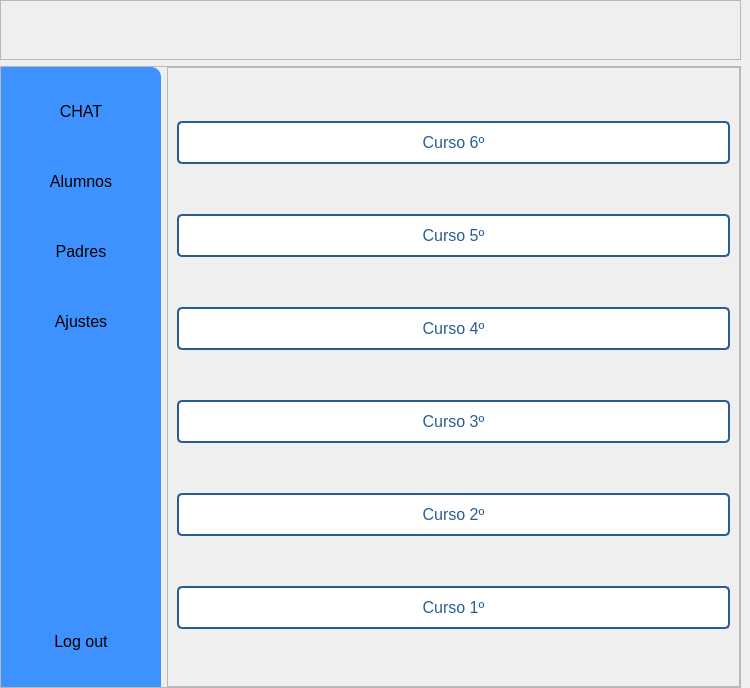
<?xml version="1.0" encoding="UTF-8"?>
<ui version="4.0">
 <class>MainWindow</class>
 <widget class="QMainWindow" name="MainWindow">
  <property name="geometry">
   <rect>
    <x>0</x>
    <y>0</y>
    <width>750</width>
    <height>688</height>
   </rect>
  </property>
  <property name="windowTitle">
   <string>Cursos</string>
  </property>
  <property name="windowIcon">
   <iconset resource="src/resources.qrc">
    <normaloff>:/logo/iconoProyecto.png</normaloff>:/logo/iconoProyecto.png</iconset>
  </property>
  <widget class="QWidget" name="centralwidget">
   <layout class="QVBoxLayout" name="verticalLayout_2">
    <property name="leftMargin">
     <number>0</number>
    </property>
    <property name="topMargin">
     <number>0</number>
    </property>
    <property name="bottomMargin">
     <number>0</number>
    </property>
    <item>
     <widget class="QFrame" name="frame_superior">
      <property name="minimumSize">
       <size>
        <width>0</width>
        <height>60</height>
       </size>
      </property>
      <property name="maximumSize">
       <size>
        <width>16777215</width>
        <height>60</height>
       </size>
      </property>
      <property name="frameShape">
       <enum>QFrame::StyledPanel</enum>
      </property>
      <property name="frameShadow">
       <enum>QFrame::Raised</enum>
      </property>
      <layout class="QHBoxLayout" name="horizontalLayout">
       <property name="bottomMargin">
        <number>0</number>
       </property>
       <item>
        <widget class="QLabel" name="label_logo">
         <property name="maximumSize">
          <size>
           <width>120</width>
           <height>150</height>
          </size>
         </property>
         <property name="text">
          <string/>
         </property>
         <property name="pixmap">
          <pixmap resource="src/resources.qrc">:/logo/logoProyecto.png</pixmap>
         </property>
         <property name="scaledContents">
          <bool>true</bool>
         </property>
         <property name="alignment">
          <set>Qt::AlignCenter</set>
         </property>
        </widget>
       </item>
      </layout>
     </widget>
    </item>
    <item>
     <widget class="QFrame" name="frame_inferior">
      <property name="font">
       <font>
        <kerning>true</kerning>
       </font>
      </property>
      <property name="frameShape">
       <enum>QFrame::StyledPanel</enum>
      </property>
      <property name="frameShadow">
       <enum>QFrame::Raised</enum>
      </property>
      <layout class="QHBoxLayout" name="horizontalLayout_2">
       <property name="leftMargin">
        <number>0</number>
       </property>
       <property name="topMargin">
        <number>0</number>
       </property>
       <property name="rightMargin">
        <number>0</number>
       </property>
       <property name="bottomMargin">
        <number>0</number>
       </property>
       <item>
        <widget class="QFrame" name="frame">
         <property name="minimumSize">
          <size>
           <width>160</width>
           <height>0</height>
          </size>
         </property>
         <property name="maximumSize">
          <size>
           <width>160</width>
           <height>16777215</height>
          </size>
         </property>
         <property name="styleSheet">
          <string notr="true">background-color:rgb(62, 146, 255);
border-top-right-radius: 10px;</string>
         </property>
         <property name="frameShape">
          <enum>QFrame::StyledPanel</enum>
         </property>
         <property name="frameShadow">
          <enum>QFrame::Raised</enum>
         </property>
         <layout class="QVBoxLayout" name="verticalLayout_3">
          <property name="leftMargin">
           <number>0</number>
          </property>
          <property name="topMargin">
           <number>0</number>
          </property>
          <property name="rightMargin">
           <number>0</number>
          </property>
          <property name="bottomMargin">
           <number>0</number>
          </property>
          <item>
           <widget class="QPushButton" name="btn_chat">
            <property name="font">
             <font>
              <pointsize>12</pointsize>
             </font>
            </property>
            <property name="cursor">
             <cursorShape>PointingHandCursor</cursorShape>
            </property>
            <property name="styleSheet">
             <string notr="true">QPushButton{
border: none;
background-color: transparent;
padding: 10px;
border-radius: 5px;
}
QPushButton:hover{
background-color: rgb(60, 79, 255);
text-decoration: underline;
}</string>
            </property>
            <property name="text">
             <string>CHAT</string>
            </property>
            <property name="icon">
             <iconset resource="src/resources.qrc">
              <normaloff>:/iconosLaterales/chat.png</normaloff>:/iconosLaterales/chat.png</iconset>
            </property>
            <property name="iconSize">
             <size>
              <width>32</width>
              <height>32</height>
             </size>
            </property>
           </widget>
          </item>
          <item>
           <widget class="QPushButton" name="btn_alumnos">
            <property name="font">
             <font>
              <pointsize>12</pointsize>
             </font>
            </property>
            <property name="cursor">
             <cursorShape>PointingHandCursor</cursorShape>
            </property>
            <property name="styleSheet">
             <string notr="true">QPushButton{
border: none;
background-color: transparent;
padding: 10px;
border-radius: 5px;
}
QPushButton:hover{
background-color: rgb(60, 79, 255);
text-decoration: underline;
}</string>
            </property>
            <property name="text">
             <string>Alumnos</string>
            </property>
            <property name="icon">
             <iconset resource="src/resources.qrc">
              <normaloff>:/iconosLaterales/estudiante-icono-png.png</normaloff>:/iconosLaterales/estudiante-icono-png.png</iconset>
            </property>
            <property name="iconSize">
             <size>
              <width>20</width>
              <height>32</height>
             </size>
            </property>
           </widget>
          </item>
          <item>
           <widget class="QPushButton" name="btn_padres">
            <property name="font">
             <font>
              <pointsize>12</pointsize>
             </font>
            </property>
            <property name="cursor">
             <cursorShape>PointingHandCursor</cursorShape>
            </property>
            <property name="styleSheet">
             <string notr="true">QPushButton{
border: none;
background-color: transparent;
padding: 10px;
border-radius: 5px;
}
QPushButton:hover{
background-color: rgb(60, 79, 255);
text-decoration: underline;}</string>
            </property>
            <property name="text">
             <string>Padres</string>
            </property>
            <property name="icon">
             <iconset resource="src/resources.qrc">
              <normaloff>:/iconosLaterales/padres.png</normaloff>:/iconosLaterales/padres.png</iconset>
            </property>
            <property name="iconSize">
             <size>
              <width>32</width>
              <height>32</height>
             </size>
            </property>
           </widget>
          </item>
          <item>
           <widget class="QPushButton" name="btn_ajustes">
            <property name="font">
             <font>
              <pointsize>12</pointsize>
             </font>
            </property>
            <property name="cursor">
             <cursorShape>PointingHandCursor</cursorShape>
            </property>
            <property name="styleSheet">
             <string notr="true">QPushButton{
border: none;
background-color: transparent;
padding: 10px;
border-radius: 5px;
}
QPushButton:hover{
background-color: rgb(60, 79, 255);
text-decoration: underline;}</string>
            </property>
            <property name="text">
             <string>Ajustes</string>
            </property>
            <property name="icon">
             <iconset resource="src/resources.qrc">
              <normaloff>:/iconosLaterales/ajustes.png</normaloff>:/iconosLaterales/ajustes.png</iconset>
            </property>
            <property name="iconSize">
             <size>
              <width>32</width>
              <height>32</height>
             </size>
            </property>
           </widget>
          </item>
          <item>
           <spacer name="verticalSpacer">
            <property name="orientation">
             <enum>Qt::Vertical</enum>
            </property>
            <property name="sizeType">
             <enum>QSizePolicy::Fixed</enum>
            </property>
            <property name="sizeHint" stdset="0">
             <size>
              <width>20</width>
              <height>250</height>
             </size>
            </property>
           </spacer>
          </item>
          <item>
           <widget class="QPushButton" name="btn_logout">
            <property name="font">
             <font>
              <pointsize>12</pointsize>
             </font>
            </property>
            <property name="cursor">
             <cursorShape>PointingHandCursor</cursorShape>
            </property>
            <property name="styleSheet">
             <string notr="true">QPushButton{
border: none;
background-color: transparent;
padding: 10px;
border-radius: 5px;
}
QPushButton:hover{
background-color: rgb(60, 79, 255);
text-decoration: underline;
}</string>
            </property>
            <property name="text">
             <string>Log out</string>
            </property>
            <property name="icon">
             <iconset resource="src/resources.qrc">
              <normaloff>:/iconosLaterales/cierre.png</normaloff>:/iconosLaterales/cierre.png</iconset>
            </property>
            <property name="iconSize">
             <size>
              <width>25</width>
              <height>25</height>
             </size>
            </property>
           </widget>
          </item>
         </layout>
        </widget>
       </item>
       <item>
        <widget class="QFrame" name="frame_2">
         <property name="frameShape">
          <enum>QFrame::StyledPanel</enum>
         </property>
         <property name="frameShadow">
          <enum>QFrame::Raised</enum>
         </property>
         <layout class="QVBoxLayout" name="verticalLayout_4">
          <item>
           <widget class="QPushButton" name="btn_sexto">
            <property name="maximumSize">
             <size>
              <width>1570</width>
              <height>16777215</height>
             </size>
            </property>
            <property name="cursor">
             <cursorShape>PointingHandCursor</cursorShape>
            </property>
            <property name="styleSheet">
             <string notr="true">QPushButton{
background-color: #ffffff;
color: #2a5c94;
padding: 10px 20px;
border: 2px solid #2a5c94;
border-radius: 5px;
box-shadow: 0px 4px 8px rgba(0, 0, 0, 0.1);
cursor: pointer;
font-size: 16px;
transition: all 0.3s ease;
}
QPushButton:hover{
background-color: #2a5c94;
color: white;
}</string>
            </property>
            <property name="text">
             <string>Curso 6º</string>
            </property>
           </widget>
          </item>
          <item>
           <widget class="QPushButton" name="btn_quinto">
            <property name="maximumSize">
             <size>
              <width>1570</width>
              <height>16777215</height>
             </size>
            </property>
            <property name="cursor">
             <cursorShape>PointingHandCursor</cursorShape>
            </property>
            <property name="styleSheet">
             <string notr="true">QPushButton{
background-color: #ffffff;
color: #2a5c94;
padding: 10px 20px;
border: 2px solid #2a5c94;
border-radius: 5px;
box-shadow: 0px 4px 8px rgba(0, 0, 0, 0.1);
cursor: pointer;
font-size: 16px;
transition: all 0.3s ease;
}
QPushButton:hover{
background-color: #2a5c94;
color: white;
}</string>
            </property>
            <property name="text">
             <string>Curso 5º</string>
            </property>
           </widget>
          </item>
          <item>
           <widget class="QPushButton" name="btn_cuarto">
            <property name="maximumSize">
             <size>
              <width>1570</width>
              <height>16777215</height>
             </size>
            </property>
            <property name="cursor">
             <cursorShape>PointingHandCursor</cursorShape>
            </property>
            <property name="styleSheet">
             <string notr="true">QPushButton{
background-color: #ffffff;
color: #2a5c94;
padding: 10px 20px;
border: 2px solid #2a5c94;
border-radius: 5px;
box-shadow: 0px 4px 8px rgba(0, 0, 0, 0.1);
cursor: pointer;
font-size: 16px;
transition: all 0.3s ease;
}
QPushButton:hover{
background-color: #2a5c94;
color: white;
}</string>
            </property>
            <property name="text">
             <string>Curso 4º</string>
            </property>
           </widget>
          </item>
          <item>
           <widget class="QPushButton" name="btn_tercero">
            <property name="maximumSize">
             <size>
              <width>1570</width>
              <height>16777215</height>
             </size>
            </property>
            <property name="cursor">
             <cursorShape>PointingHandCursor</cursorShape>
            </property>
            <property name="styleSheet">
             <string notr="true">QPushButton{
background-color: #ffffff;
color: #2a5c94;
padding: 10px 20px;
border: 2px solid #2a5c94;
border-radius: 5px;
box-shadow: 0px 4px 8px rgba(0, 0, 0, 0.1);
cursor: pointer;
font-size: 16px;
transition: all 0.3s ease;
}
QPushButton:hover{
background-color: #2a5c94;
color: white;
}</string>
            </property>
            <property name="text">
             <string>Curso 3º</string>
            </property>
           </widget>
          </item>
          <item>
           <widget class="QPushButton" name="btn_segundo">
            <property name="maximumSize">
             <size>
              <width>1570</width>
              <height>16777215</height>
             </size>
            </property>
            <property name="cursor">
             <cursorShape>PointingHandCursor</cursorShape>
            </property>
            <property name="styleSheet">
             <string notr="true">QPushButton{
background-color: #ffffff;
color: #2a5c94;
padding: 10px 20px;
border: 2px solid #2a5c94;
border-radius: 5px;
box-shadow: 0px 4px 8px rgba(0, 0, 0, 0.1);
cursor: pointer;
font-size: 16px;
transition: all 0.3s ease;
}
QPushButton:hover{
background-color: #2a5c94;
color: white;
}</string>
            </property>
            <property name="text">
             <string>Curso 2º</string>
            </property>
           </widget>
          </item>
          <item>
           <widget class="QPushButton" name="btn_primero">
            <property name="maximumSize">
             <size>
              <width>1570</width>
              <height>16777215</height>
             </size>
            </property>
            <property name="cursor">
             <cursorShape>PointingHandCursor</cursorShape>
            </property>
            <property name="styleSheet">
             <string notr="true">QPushButton{
background-color: #ffffff;
color: #2a5c94;
padding: 10px 20px;
border: 2px solid #2a5c94;
border-radius: 5px;
box-shadow: 0px 4px 8px rgba(0, 0, 0, 0.1);
cursor: pointer;
font-size: 16px;
transition: all 0.3s ease;
}
QPushButton:hover{
background-color: #2a5c94;
color: white;
}</string>
            </property>
            <property name="text">
             <string>Curso 1º</string>
            </property>
           </widget>
          </item>
         </layout>
        </widget>
       </item>
      </layout>
     </widget>
    </item>
   </layout>
  </widget>
 </widget>
 <resources>
  <include location="src/resources.qrc"/>
 </resources>
 <connections/>
</ui>
